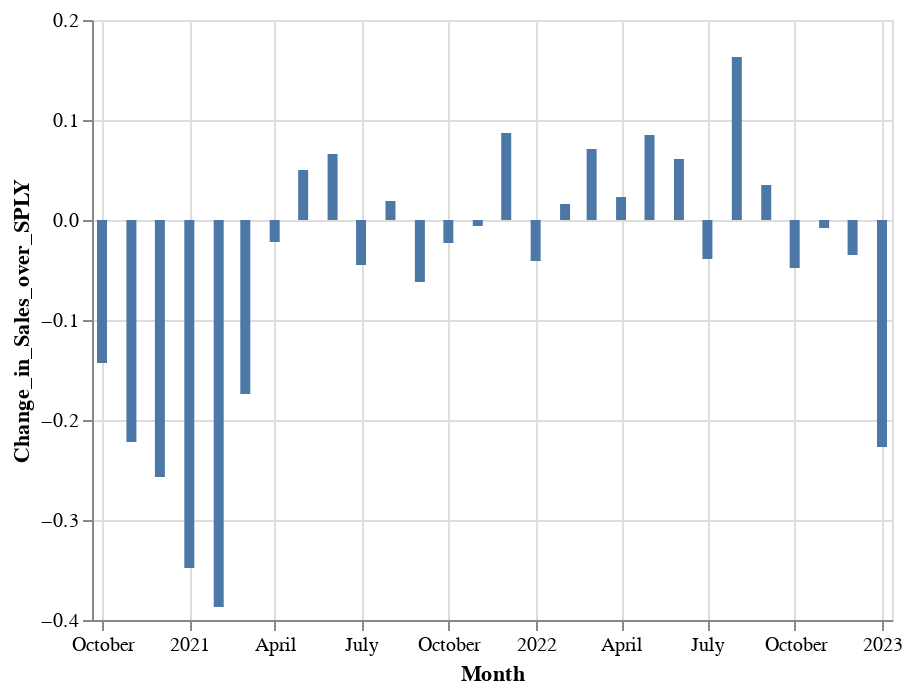

The cell this chart's notebook holds for it:
### Code cell
import altair as alt
alt.Chart(results.reset_index()).mark_bar().encode(
    
    alt.X('Month:T'),
    alt.Y('Change_in_Sales_over_SPLY', ),
)

### Figure 1 — Vega-Lite specification as saved in the notebook (floating-point values rounded to 4 significant figures)
{"config": {"view": {"continuousWidth": 400, "continuousHeight": 300}}, "data": {"name": "data-5933fba27671e8b4465620187312b8d5"}, "mark": "bar", "encoding": {"x": {"field": "Month", "type": "temporal"}, "y": {"field": "Change_in_Sales_over_SPLY", "type": "quantitative"}}, "$schema": "https://vega.github.io/schema/vega-lite/v4.17.0.json", "datasets": {"data-5933fba27671e8b4465620187312b8d5": [{"Month": "2020-10-01T00:00:00+00:00", "Sales": 137500000.0, "Orders": 291314, "Avg_Order_Value": 6260.0, "SPLY_Sales": 160400000.0, "SPLY_Orders": 328920, "SPLY_Avg_Order_Value": 3030.0, "Change_in_Sales_over_SPLY": -0.143, "Change_in_Orders_over_SPLY": -0.114, "Change_in_Avg_Order_Value_over_SPLY": 0.516}, {"Month": "2020-11-01T00:00:00+00:00", "Sales": 128600000.0, "Orders": 326292, "Avg_Order_Value": 6218.0, "SPLY_Sales": 165200000.0, "SPLY_Orders": 345977, "SPLY_Avg_Order_Value": 2974.0, "Change_in_Sales_over_SPLY": -0.222, "Change_in_Orders_over_SPLY": -0.057, "Change_in_Avg_Order_Value_over_SPLY": 0.522}, {"Month": "2020-12-01T00:00:00+00:00", "Sales": 135000000.0, "Orders": 303780, "Avg_Order_Value": 6087.0, "SPLY_Sales": 181600000.0, "SPLY_Orders": 469691, "SPLY_Avg_Order_Value": 2801.0, "Change_in_Sales_over_SPLY": -0.257, "Change_in_Orders_over_SPLY": -0.353, "Change_in_Avg_Order_Value_over_SPLY": 0.54}, {"Month": "2021-01-01T00:00:00+00:00", "Sales": 176100000.0, "Orders": 468614, "Avg_Order_Value": 7256.0, "SPLY_Sales": 270000000.0, "SPLY_Orders": 665311, "SPLY_Avg_Order_Value": 3517.0, "Change_in_Sales_over_SPLY": -0.348, "Change_in_Orders_over_SPLY": -0.296, "Change_in_Avg_Order_Value_over_SPLY": 0.515}, {"Month": "2021-02-01T00:00:00+00:00", "Sales": 167000000.0, "Orders": 380930, "Avg_Order_Value": 6949.0, "SPLY_Sales": 272500000.0, "SPLY_Orders": 624406, "SPLY_Avg_Order_Value": 3692.0, "Change_in_Sales_over_SPLY": -0.387, "Change_in_Orders_over_SPLY": -0.39, "Change_in_Avg_Order_Value_over_SPLY": 0.469}, {"Month": "2021-03-01T00:00:00+00:00", "Sales": 192600000.0, "Orders": 433618, "Avg_Order_Value": 6928.0, "SPLY_Sales": 233000000.0, "SPLY_Orders": 596431, "SPLY_Avg_Order_Value": 3346.0, "Change_in_Sales_over_SPLY": -0.174, "Change_in_Orders_over_SPLY": -0.273, "Change_in_Avg_Order_Value_over_SPLY": 0.517}, {"Month": "2021-04-01T00:00:00+00:00", "Sales": 189100000.0, "Orders": 426565, "Avg_Order_Value": 10720.0, "SPLY_Sales": 193300000.0, "SPLY_Orders": 551209, "SPLY_Avg_Order_Value": 15450.0, "Change_in_Sales_over_SPLY": -0.022, "Change_in_Orders_over_SPLY": -0.226, "Change_in_Avg_Order_Value_over_SPLY": -0.441}, {"Month": "2021-05-01T00:00:00+00:00", "Sales": 185400000.0, "Orders": 398053, "Avg_Order_Value": 10990.0, "SPLY_Sales": 176600000.0, "SPLY_Orders": 498141, "SPLY_Avg_Order_Value": 25890.0, "Change_in_Sales_over_SPLY": 0.05, "Change_in_Orders_over_SPLY": -0.201, "Change_in_Avg_Order_Value_over_SPLY": -1.356}, {"Month": "2021-06-01T00:00:00+00:00", "Sales": 177500000.0, "Orders": 391636, "Avg_Order_Value": 11360.0, "SPLY_Sales": 166500000.0, "SPLY_Orders": 448248, "SPLY_Avg_Order_Value": 25360.0, "Change_in_Sales_over_SPLY": 0.066, "Change_in_Orders_over_SPLY": -0.126, "Change_in_Avg_Order_Value_over_SPLY": -1.232}, {"Month": "2021-07-01T00:00:00+00:00", "Sales": 180600000.0, "Orders": 375107, "Avg_Order_Value": 10050.0, "SPLY_Sales": 189000000.0, "SPLY_Orders": 451178, "SPLY_Avg_Order_Value": 7900.0, "Change_in_Sales_over_SPLY": -0.045, "Change_in_Orders_over_SPLY": -0.169, "Change_in_Avg_Order_Value_over_SPLY": 0.214}, {"Month": "2021-08-01T00:00:00+00:00", "Sales": 185600000.0, "Orders": 397306, "Avg_Order_Value": 12700.0, "SPLY_Sales": 182200000.0, "SPLY_Orders": 424154, "SPLY_Avg_Order_Value": 7765.0, "Change_in_Sales_over_SPLY": 0.019, "Change_in_Orders_over_SPLY": -0.063, "Change_in_Avg_Order_Value_over_SPLY": 0.389}, {"Month": "2021-09-01T00:00:00+00:00", "Sales": 175600000.0, "Orders": 378852, "Avg_Order_Value": 10530.0, "SPLY_Sales": 187200000.0, "SPLY_Orders": 450450, "SPLY_Avg_Order_Value": 7511.0, "Change_in_Sales_over_SPLY": -0.062, "Change_in_Orders_over_SPLY": -0.159, "Change_in_Avg_Order_Value_over_SPLY": 0.287}, {"Month": "2021-10-01T00:00:00+00:00", "Sales": 187100000.0, "Orders": 382544, "Avg_Order_Value": 10920.0, "SPLY_Sales": 191600000.0, "SPLY_Orders": 434266, "SPLY_Avg_Order_Value": 8949.0, "Change_in_Sales_over_SPLY": -0.023, "Change_in_Orders_over_SPLY": -0.119, "Change_in_Avg_Order_Value_over_SPLY": 0.181}, {"Month": "2021-11-01T00:00:00+00:00", "Sales": 181600000.0, "Orders": 373131, "Avg_Order_Value": 12680.0, "SPLY_Sales": 182600000.0, "SPLY_Orders": 459718, "SPLY_Avg_Order_Value": 10600.0, "Change_in_Sales_over_SPLY": -0.006, "Change_in_Orders_over_SPLY": -0.188, "Change_in_Avg_Order_Value_over_SPLY": 0.164}, {"Month": "2021-12-01T00:00:00+00:00", "Sales": 202300000.0, "Orders": 528925, "Avg_Order_Value": 14210.0, "SPLY_Sales": 186100000.0, "SPLY_Orders": 430078, "SPLY_Avg_Order_Value": 9747.0, "Change_in_Sales_over_SPLY": 0.087, "Change_in_Orders_over_SPLY": 0.23, "Change_in_Avg_Order_Value_over_SPLY": 0.314}, {"Month": "2022-01-01T00:00:00+00:00", "Sales": 175900000.0, "Orders": 398255, "Avg_Order_Value": 15790.0, "SPLY_Sales": 183600000.0, "SPLY_Orders": 442850, "SPLY_Avg_Order_Value": 10830.0, "Change_in_Sales_over_SPLY": -0.041, "Change_in_Orders_over_SPLY": -0.101, "Change_in_Avg_Order_Value_over_SPLY": 0.315}, {"Month": "2022-02-01T00:00:00+00:00", "Sales": 184200000.0, "Orders": 357245, "Avg_Order_Value": 18070.0, "SPLY_Sales": 181200000.0, "SPLY_Orders": 401858, "SPLY_Avg_Order_Value": 11060.0, "Change_in_Sales_over_SPLY": 0.016, "Change_in_Orders_over_SPLY": -0.111, "Change_in_Avg_Order_Value_over_SPLY": 0.388}, {"Month": "2022-03-01T00:00:00+00:00", "Sales": 208000000.0, "Orders": 445401, "Avg_Order_Value": 17050.0, "SPLY_Sales": 194300000.0, "SPLY_Orders": 418405, "SPLY_Avg_Order_Value": 10030.0, "Change_in_Sales_over_SPLY": 0.071, "Change_in_Orders_over_SPLY": 0.065, "Change_in_Avg_Order_Value_over_SPLY": 0.412}, {"Month": "2022-04-01T00:00:00+00:00", "Sales": 196900000.0, "Orders": 374378, "Avg_Order_Value": 19020.0, "SPLY_Sales": 192400000.0, "SPLY_Orders": 409396, "SPLY_Avg_Order_Value": 10990.0, "Change_in_Sales_over_SPLY": 0.023, "Change_in_Orders_over_SPLY": -0.086, "Change_in_Avg_Order_Value_over_SPLY": 0.422}, {"Month": "2022-05-01T00:00:00+00:00", "Sales": 199600000.0, "Orders": 372972, "Avg_Order_Value": 17530.0, "SPLY_Sales": 184000000.0, "SPLY_Orders": 377186, "SPLY_Avg_Order_Value": 11250.0, "Change_in_Sales_over_SPLY": 0.085, "Change_in_Orders_over_SPLY": -0.011, "Change_in_Avg_Order_Value_over_SPLY": 0.358}, {"Month": "2022-06-01T00:00:00+00:00", "Sales": 193400000.0, "Orders": 361083, "Avg_Order_Value": 14100.0, "SPLY_Sales": 182300000.0, "SPLY_Orders": 374328, "SPLY_Avg_Order_Value": 13580.0, "Change_in_Sales_over_SPLY": 0.061, "Change_in_Orders_over_SPLY": -0.035, "Change_in_Avg_Order_Value_over_SPLY": 0.037}, {"Month": "2022-07-01T00:00:00+00:00", "Sales": 172100000.0, "Orders": 330835, "Avg_Order_Value": 13280.0, "SPLY_Sales": 179100000.0, "SPLY_Orders": 352765, "SPLY_Avg_Order_Value": 13840.0, "Change_in_Sales_over_SPLY": -0.039, "Change_in_Orders_over_SPLY": -0.062, "Change_in_Avg_Order_Value_over_SPLY": -0.042}, {"Month": "2022-08-01T00:00:00+00:00", "Sales": 210500000.0, "Orders": 372247, "Avg_Order_Value": 14520.0, "SPLY_Sales": 181000000.0, "SPLY_Orders": 364740, "SPLY_Avg_Order_Value": 18580.0, "Change_in_Sales_over_SPLY": 0.163, "Change_in_Orders_over_SPLY": 0.021, "Change_in_Avg_Order_Value_over_SPLY": -0.28}, {"Month": "2022-09-01T00:00:00+00:00", "Sales": 192200000.0, "Orders": 343616, "Avg_Order_Value": 15100.0, "SPLY_Sales": 185600000.0, "SPLY_Orders": 381952, "SPLY_Avg_Order_Value": 15580.0, "Change_in_Sales_over_SPLY": 0.035, "Change_in_Orders_over_SPLY": -0.1, "Change_in_Avg_Order_Value_over_SPLY": -0.032}, {"Month": "2022-10-01T00:00:00+00:00", "Sales": 184400000.0, "Orders": 328948, "Avg_Order_Value": 14220.0, "SPLY_Sales": 193600000.0, "SPLY_Orders": 375018, "SPLY_Avg_Order_Value": 17280.0, "Change_in_Sales_over_SPLY": -0.048, "Change_in_Orders_over_SPLY": -0.123, "Change_in_Avg_Order_Value_over_SPLY": -0.215}, {"Month": "2022-11-01T00:00:00+00:00", "Sales": 189600000.0, "Orders": 386230, "Avg_Order_Value": 13960.0, "SPLY_Sales": 191100000.0, "SPLY_Orders": 374756, "SPLY_Avg_Order_Value": 17710.0, "Change_in_Sales_over_SPLY": -0.008, "Change_in_Orders_over_SPLY": 0.031, "Change_in_Avg_Order_Value_over_SPLY": -0.268}, {"Month": "2022-12-01T00:00:00+00:00", "Sales": 197900000.0, "Orders": 363183, "Avg_Order_Value": 14400.0, "SPLY_Sales": 205000000.0, "SPLY_Orders": 526543, "SPLY_Avg_Order_Value": 13760.0, "Change_in_Sales_over_SPLY": -0.035, "Change_in_Orders_over_SPLY": -0.31, "Change_in_Avg_Order_Value_over_SPLY": 0.045}, {"Month": "2023-01-01T00:00:00+00:00", "Sales": 136500000.0, "Orders": 283403, "Avg_Order_Value": 13730.0, "SPLY_Sales": 176500000.0, "SPLY_Orders": 392434, "SPLY_Avg_Order_Value": 12420.0, "Change_in_Sales_over_SPLY": -0.227, "Change_in_Orders_over_SPLY": -0.278, "Change_in_Avg_Order_Value_over_SPLY": 0.096}]}}
